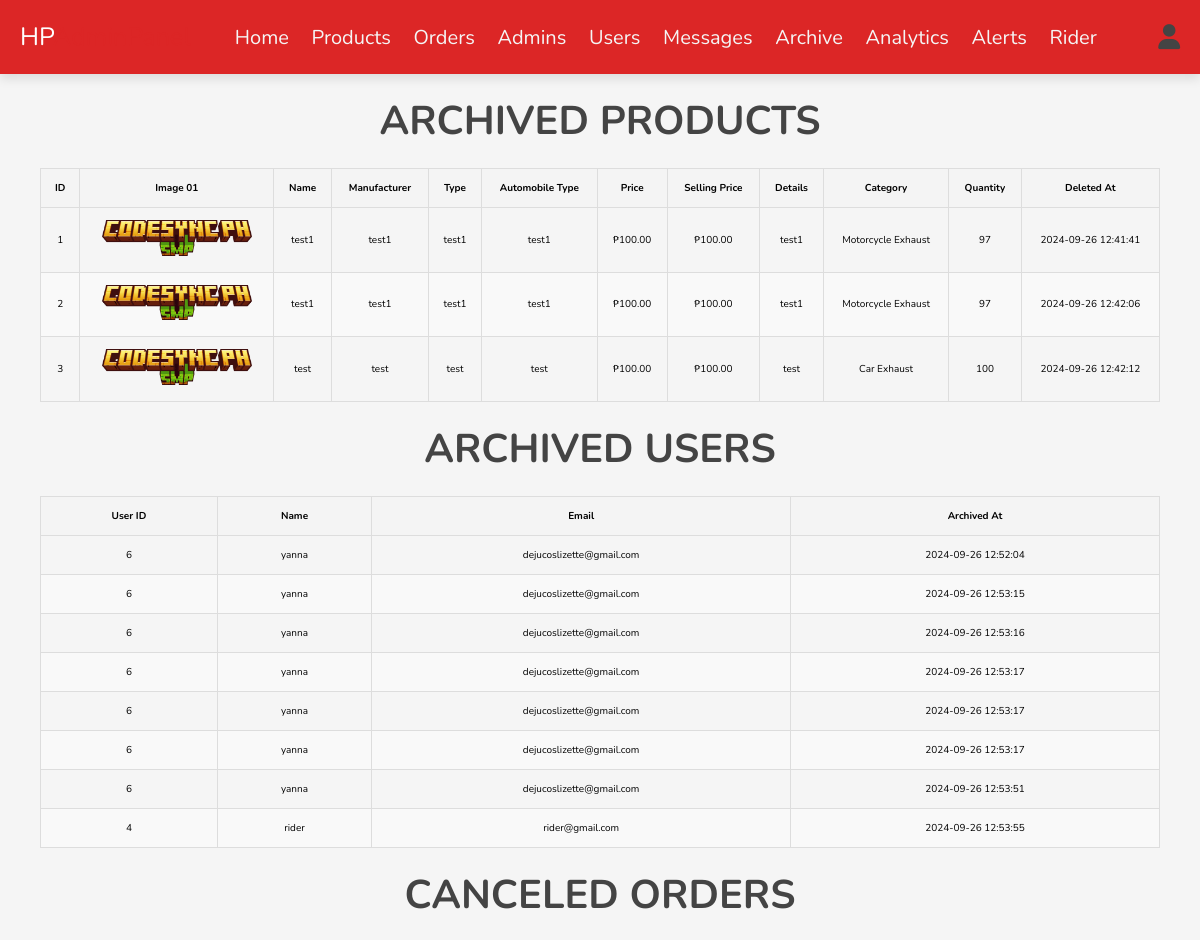
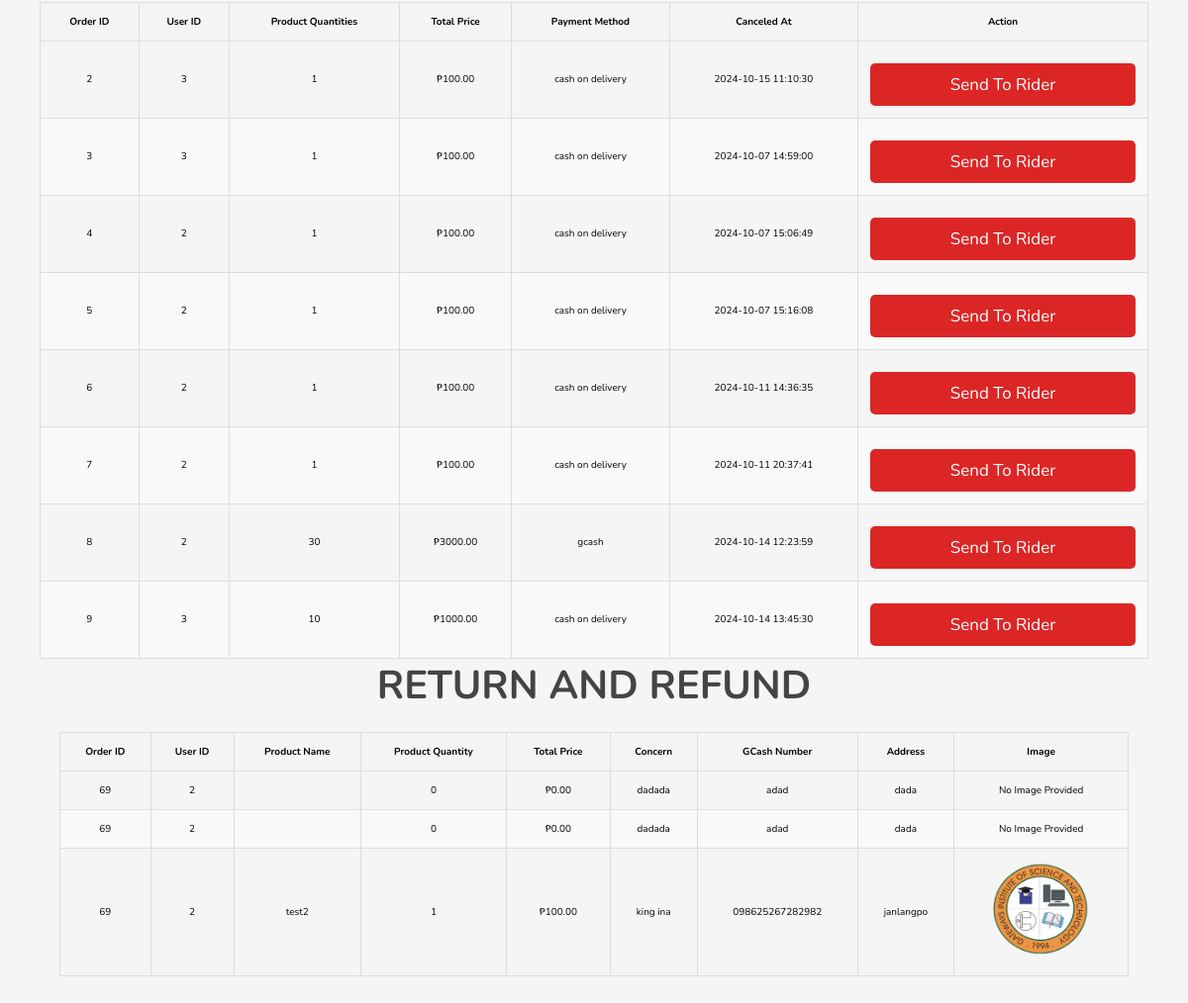
Screenshot of /admin/archive.php (signed in) with the database file from the repository (2 pictures, top to bottom).
### tables this page shows
CREATE TABLE `archived_products` (
  `id` int(11) NOT NULL,
  `name` varchar(100) DEFAULT NULL,
  `manufacturer` varchar(100) DEFAULT NULL,
  `type` varchar(100) DEFAULT NULL,
  `automobile_type` varchar(100) DEFAULT NULL,
  `price` varchar(100) DEFAULT NULL,
  `selling_price` varchar(100) DEFAULT NULL,
  `details` text DEFAULT NULL,
  `image_01` varchar(255) DEFAULT NULL,
  `image_02` varchar(255) DEFAULT NULL,
  `image_03` varchar(255) DEFAULT NULL,
  `category` varchar(100) DEFAULT NULL,
  `quantity` int(11) DEFAULT NULL,
  `date` date DEFAULT NULL,
  `deleted_at` timestamp NOT NULL DEFAULT current_timestamp()
);

CREATE TABLE `archived_users` (
  `id` int(11) NOT NULL,
  `user_id` int(11) NOT NULL,
  `name` varchar(255) NOT NULL,
  `email` varchar(255) NOT NULL,
  `deleted_at` timestamp NOT NULL DEFAULT current_timestamp()
);

CREATE TABLE `canceled_orders` (
  `id` int(11) NOT NULL,
  `user_id` int(11) NOT NULL,
  `placed_on` datetime NOT NULL,
  `total_price` decimal(10,2) NOT NULL,
  `product_quantities` text NOT NULL,
  `method` varchar(50) NOT NULL,
  `status` varchar(20) NOT NULL DEFAULT 'canceled',
  `deleted_at` timestamp NOT NULL DEFAULT current_timestamp() ON UPDATE current_timestamp()
);

CREATE TABLE `refunds` (
  `id` int(11) NOT NULL,
  `order_id` int(11) NOT NULL,
  `concern` text NOT NULL,
  `gcash_number` varchar(20) NOT NULL,
  `address` varchar(255) NOT NULL,
  `image_path` varchar(255) DEFAULT NULL,
  `product_name` varchar(255) NOT NULL,
  `product_quantity` int(11) NOT NULL,
  `total_price` decimal(10,2) NOT NULL,
  `user_id` int(11) NOT NULL,
  `created_at` timestamp NOT NULL DEFAULT current_timestamp()
);

### admin/archive.php (the view, shortened to what this page needs)
<?php
include '../components/connect.php';
?>
<!DOCTYPE html>
<html lang="en">
<head>
   <link rel="stylesheet" href="https://cdnjs.cloudflare.com/ajax/libs/font-awesome/6.1.1/css/all.min.css">
   <link rel="stylesheet" href="../css/admin_style.css">
</head>
<body>
<?php include '../components/admin_header.php'; ?>
<section class="show-products">
   <h1 class="heading">Archived Products</h1>
   <div class="table-container">
       <table>
           <thead>
               <tr>
                   <th>ID</th>
                   <th>Image 01</th>
                   <th>Name</th>
                   <th>Manufacturer</th>
                   <th>Type</th>
                   <th>Automobile Type</th>
                   <th>Price</th>
                   <th>Selling Price</th>
                   <th>Details</th>
                   <th>Category</th>
                   <th>Quantity</th>
                   <th>Deleted At</th>
               </tr>
           </thead>
           <tbody>
               <?php
               $select_archived = $conn->prepare("SELECT * FROM `archived_products`");
               $select_archived->execute();
               if ($select_archived->rowCount() > 0) {
                   while ($fetch_archived = $select_archived->fetch(PDO::FETCH_ASSOC)) { ?>
                       <tr>
                           <td><?=$fetch_archived['id'];?></td>
                           <td><img src="../uploaded_img/<?php echo htmlspecialchars($fetch_archived['image_01']); ?>" class="product-image" alt=""></td>
                           <td><?php echo htmlspecialchars($fetch_archived['name']); ?></td>
                           <td><?php echo htmlspecialchars($fetch_archived['manufacturer']); ?></td>
                           <td><?php echo htmlspecialchars($fetch_archived['type']); ?></td>
                           <td><?php echo htmlspecialchars($fetch_archived['automobile_type']); ?></td>
                           <td>&#8369;<?php echo htmlspecialchars($fetch_archived['price']); ?></td>
                           <td>&#8369;<?php echo htmlspecialchars($fetch_archived['selling_price']); ?></td>
                           <td><?php echo htmlspecialchars($fetch_archived['details']); ?></td>
                           <td><?php echo htmlspecialchars($fetch_archived['category']); ?></td>
                           <td><?php echo htmlspecialchars($fetch_archived['quantity']); ?></td>
                           <td><?php echo htmlspecialchars($fetch_archived['deleted_at']); ?></td>
                       </tr>
                   <?php }
               } else { ?>
                   <tr>
                       <td colspan="12">No archived products found.</td>
                   </tr>
               <?php } ?>
           </tbody>
       </table>
   </div>
   <h1 class="heading">Archived Users</h1>
   <div class="table-container">
       <table>
           <thead>
               <tr>
                   <th>User ID</th>
                   <th>Name</th>
                   <th>Email</th>
                   <th>Archived At</th>
               </tr>
           </thead>
           <tbody>
               <?php
               $select_archived_users = $conn->prepare("SELECT * FROM `archived_users`");
               $select_archived_users->execute();
               if ($select_archived_users->rowCount() > 0) {
                   while ($fetch_archived_user = $select_archived_users->fetch(PDO::FETCH_ASSOC)) { ?>
                       <tr>
                           <td><?php echo htmlspecialchars($fetch_archived_user['user_id']); ?></td>
                           <td><?php echo htmlspecialchars($fetch_archived_user['name']); ?></td>
                           <td><?php echo htmlspecialchars($fetch_archived_user['email']); ?></td>
                           <td><?php echo htmlspecialchars($fetch_archived_user['deleted_at']); ?></td>
                       </tr>
                   <?php }
               } else { ?>
                   <tr>
                       <td colspan="6">No archived users found.</td>
                   </tr>
               <?php } ?>
           </tbody>
       </table>
   </div>
   <h1 class="heading">Canceled Orders</h1>
<div class="table-container">
    <table>
        <thead>
            <tr>
                <th>Order ID</th>
                <th>User ID</th>
                <th>Product Quantities</th>
                <th>Total Price</th>
                <th>Payment Method</th>
                <th>Canceled At</th>
                <th>Action</th>
            </tr>
        </thead>
        <tbody>
            <?php
            $select_canceled_orders = $conn->prepare("SELECT * FROM `canceled_orders`");
            $select_canceled_orders->execute();
            if ($select_canceled_orders->rowCount() > 0) {
                while ($fetch_canceled_order = $select_canceled_orders->fetch(PDO::FETCH_ASSOC)) { ?>
                    <tr>
                        <td><?php echo htmlspecialchars($fetch_canceled_order['id']); ?></td>
                        <td><?php echo htmlspecialchars($fetch_canceled_order['user_id']); ?></td>
                        <td><?php echo htmlspecialchars($fetch_canceled_order['product_quantities']); ?></td>
                        <td>&#8369;<?php echo htmlspecialchars($fetch_canceled_order['total_price']); ?></td>
                        <td><?php echo htmlspecialchars($fetch_canceled_order['method']); ?></td>
                        <td><?php echo htmlspecialchars($fetch_canceled_order['deleted_at']); ?></td>
                        <td>
                            <form action="../rider/send_to_rider.php" method="post" style="display:inline;">
                                <button type="submit" name="send_data" class="btn">Send to Rider</button>
                            </form>
                        </td>
                    </tr>
                <?php }
            } else { ?>
                <tr>
                    <td colspan="7">No canceled orders found.</td>
                </tr>
            <?php } ?>
        </tbody>
    </table>
    <div><h1 class="heading">Return And Refund</h1>
<div class="table-container">
    <table>
        <thead>
            <tr>
                <th>Order ID</th>
                <th>User ID</th>
                <th>Product Name</th>
                <th>Product Quantity</th>
                <th>Total Price</th>
                <th>Concern</th>
                <th>GCash Number</th>
                <th>Address</th>
                <th>Image</th>
            </tr>
        </thead>
        <tbody>
        <?php
            $select_canceled_orders = $conn->prepare("SELECT * FROM `refunds`");
            $select_canceled_orders->execute();
            if ($select_canceled_orders->rowCount() > 0) {
                while ($fetch_canceled_order = $select_canceled_orders->fetch(PDO::FETCH_ASSOC)) { ?>
                    <tr>
                        <td><?php echo htmlspecialchars($fetch_canceled_order['order_id']); ?></td>
                        <td><?php echo htmlspecialchars($fetch_canceled_order['user_id']); ?></td>
                        <td><?php echo htmlspecialchars($fetch_canceled_order['product_name']); ?></td>
                        <td><?php echo htmlspecialchars($fetch_canceled_order['product_quantity']); ?></td>
                        <td>&#8369;<?php echo htmlspecialchars($fetch_canceled_order['total_price']); ?></td>
                        <td><?php echo htmlspecialchars($fetch_canceled_order['concern']); ?></td>
                        <td><?php echo htmlspecialchars($fetch_canceled_order['gcash_number']); ?></td>
                        <td><?php echo htmlspecialchars($fetch_canceled_order['address']); ?></td>
                        <td>
    <?php
    if (!empty($fetch_canceled_order['image_path'])) { ?>
        <img src="../<?php echo htmlspecialchars($fetch_canceled_order['image_path']); ?>" alt="Refund Image" style="width: 100px; height: auto;">
    <?php } else { ?>
        <span>No Image Provided</span>
    <?php } ?>
</td>
                    </tr>
                <?php }
            } else { ?>
                <tr>
                    <td colspan="9">No refund and return found.</td>
                </tr>
            <?php } ?>
        </tbody>
    </table>
</div>
</div>
</section>
</body>
</html>

### css/admin_style.css (style rules this page uses)
:root { --main-color:#dc2626; --orange:#b91c1c; --red:#91091E; --black:#444; --white:#fff; --light-color:#777; --light-bg:#e9e9e9; --border:.2rem solid var(--black); --box-shadow:0 .5rem 1rem rgba(0,0,0,.1); }
* { font-family: 'Nunito', sans-serif; margin:0; padding:0; box-sizing: border-box; outline: none; border:none; text-decoration: none; }
html { font-size: 62.5%; overflow-x: hidden; }
body { background-color: var(--light-bg); }
section { padding:2rem; max-width: 1200px; margin:0 auto; }
.heading { font-size: 4rem; color:var(--black); margin-bottom: 2rem; text-align: center; text-transform: uppercase; }
.btn, .delete-btn, .option-btn { display: block; width: 100%; margin-top: 1rem; border-radius: .5rem; padding:1rem 3rem; font-size: 1.7rem; text-transform: capitalize; color:var(--white); cursor: pointer; text-align: center; }
.btn { background-color: var(--main-color); }
.btn { display: block; width: 100%; padding: 12px; color: white; border: none; border-radius: 5px; font-size: 16px; cursor: pointer; transition: background-color 0.3s ease; text-align: center; }

### css/style.css (style rules this page uses)
:root { --main-color:#dc2626; --orange:#b91c1c; --red:#91091E; --black:#444; --white:#fff; --light-color:#777; --light-bg:#f5f5f5; --border:.2rem solid var(--black); --box-shadow:0 .5rem 1rem rgba(0,0,0,.1); }
* { font-family: 'Nunito', sans-serif; margin:0; padding:0; box-sizing: border-box; outline: none; border:none; text-decoration: none; }
html { font-size: 62.5%; overflow-x: hidden; }
body { background-color: var(--light-bg); }
section { padding: 2rem; max-width: 1200px; margin: 0 auto; }
form { width: 100%; max-width: 600px; }
.btn { display: block; width: 100%; padding: 0.75rem; background-color: #007bff; color: white; border: none; border-radius: 4px; font-size: 1rem; cursor: pointer; margin-top: 1rem; }
.heading { font-size: 4rem; color:var(--black); margin-bottom: 2rem; text-align: center; text-transform: uppercase; }
.btn, .delete-btn, .option-btn { display: block; width: 100%; margin-top: 1rem; border-radius: .5rem; padding:1rem 3rem; font-size: 1.7rem; text-transform: capitalize; color:var(--white); cursor: pointer; text-align: center; }
.btn { background-color: var(--main-color); }

### admin/archive.php (style rules this page uses)
table img { width: 100px; height: auto; object-fit: cover; }
.table-container { overflow-x: auto; margin: 20px; }
table { width: 100%; border-collapse: collapse; text-align: center; }
th, td { border: 1px solid #ddd; padding: 12px; }
th { background-color: #f4f4f4; font-weight: bold; }
tr:nth-child(even) { background-color: #f9f9f9; }
.product-image { width: 150px; height: auto; object-fit: cover; }

### rows the page displays
archived_products: id "1", image_01 (picture), name "test1", manufacturer "test1", type "test1", automobile_type "test1", price "100.00", selling_price "100.00", details "test1", category "Motorcycle Exhaust", quantity "97", deleted_at "2024-09-26 12:41:41"
archived_products: id "2", image_01 (picture), name "test1", manufacturer "test1", type "test1", automobile_type "test1", price "100.00", selling_price "100.00", details "test1", category "Motorcycle Exhaust", quantity "97", deleted_at "2024-09-26 12:42:06"
archived_products: id "3", image_01 (picture), name "test", manufacturer "test", type "test", automobile_type "test", price "100.00", selling_price "100.00", details "test", category "Car Exhaust", quantity "100", deleted_at "2024-09-26 12:42:12"
archived_users: user "6", name "yanna", email "dejucoslizette@gmail.com", deleted_at "2024-09-26 12:52:04"
archived_users: user "6", name "yanna", email "dejucoslizette@gmail.com", deleted_at "2024-09-26 12:53:15"
archived_users: user "6", name "yanna", email "dejucoslizette@gmail.com", deleted_at "2024-09-26 12:53:16"
archived_users: user "6", name "yanna", email "dejucoslizette@gmail.com", deleted_at "2024-09-26 12:53:17"
archived_users: user "6", name "yanna", email "dejucoslizette@gmail.com", deleted_at "2024-09-26 12:53:17"
archived_users: user "6", name "yanna", email "dejucoslizette@gmail.com", deleted_at "2024-09-26 12:53:17"
archived_users: user "6", name "yanna", email "dejucoslizette@gmail.com", deleted_at "2024-09-26 12:53:51"
archived_users: user "4", name "rider", email "rider@gmail.com", deleted_at "2024-09-26 12:53:55"
canceled_orders: id "2", user "3", product_quantities "1", total_price "100.00", method "cash on delivery", deleted_at "2024-10-15 11:10:30"
canceled_orders: id "3", user "3", product_quantities "1", total_price "100.00", method "cash on delivery", deleted_at "2024-10-07 14:59:00"
canceled_orders: id "4", user "2", product_quantities "1", total_price "100.00", method "cash on delivery", deleted_at "2024-10-07 15:06:49"
canceled_orders: id "5", user "2", product_quantities "1", total_price "100.00", method "cash on delivery", deleted_at "2024-10-07 15:16:08"
canceled_orders: id "6", user "2", product_quantities "1", total_price "100.00", method "cash on delivery", deleted_at "2024-10-11 14:36:35"
canceled_orders: id "7", user "2", product_quantities "1", total_price "100.00", method "cash on delivery", deleted_at "2024-10-11 20:37:41"
canceled_orders: id "8", user "2", product_quantities "30", total_price "3000.00", method "gcash", deleted_at "2024-10-14 12:23:59"
canceled_orders: id "9", user "3", product_quantities "10", total_price "1000.00", method "cash on delivery", deleted_at "2024-10-14 13:45:30"
refunds: order "69", user "2", product_quantity "0", total_price "0.00", concern "dadada", gcash_number "adad", address "dada", shows "No Image Provided"
refunds: order "69", user "2", product_quantity "0", total_price "0.00", concern "dadada", gcash_number "adad", address "dada", shows "No Image Provided"
refunds: order "69", user "2", product_name "test2", product_quantity "1", total_price "100.00", concern "king ina", gcash_number "098625267282982", address "janlangpo", image_path (picture)
